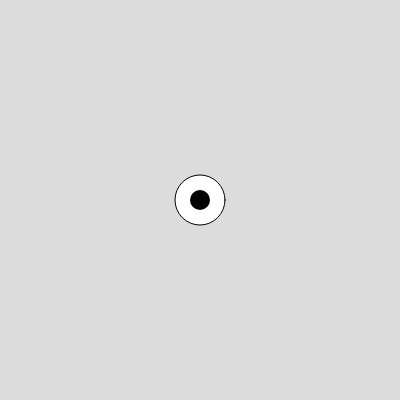
Frame 1 (no input)
Frame 60 (no input): identical to frame 1, image omitted
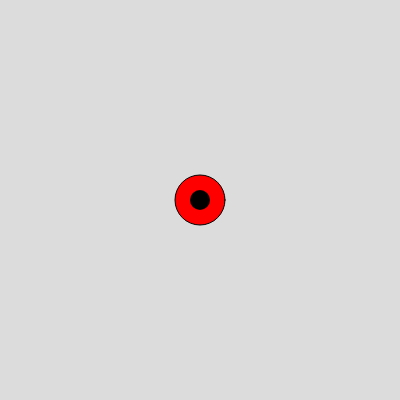
Frame 120 (the mouse pressed at the canvas centre since frame 60)

The p5.js sketch that drew these frames (run headless with seeded random() and noise() and a simulated clock; from frame 60 on, the mouse is pressed at the canvas centre):

// p5.js sketch
// ── sketch.js
//define variables
let player;
let gate1, gate2, gate3, gate4, gate5;

function setup() {
  createCanvas(400, 400);
  //initiate a new objects
  player = new Player();
}

//called 60 times a second
function draw() {
  updateObjects();
  drawFrame();
}

//calculate object psitions and states
function updateObjects() {
  player.updateMovement();
}

//draw a new frame when called
function drawFrame() {
  background(220);
  player.drawVectors();
  player.display();
}

//Player class setup
class Player {
  constructor() {
    this.x = 200;
    this.y = 200;
    this.xVel = 0;
    this.xAcc = 0;
    this.yVel = 0;
    this.yAcc = 0;
  }

  //update acceleration and velocity according to arrow keys
  updateMovement() {
    player.xAcc = 0;
    player.yAcc = 0
    if (keyIsDown(LEFT_ARROW)) {
      this.xAcc -= 0.1;
      this.xVel -= 0.1;
    }

    if (keyIsDown(RIGHT_ARROW)) {
      this.xAcc += 0.1;
      this.xVel += 0.1;
    }

    if (keyIsDown(UP_ARROW)) {
      this.yAcc -= 0.1;
      this.yVel -= 0.1;
    }

    if (keyIsDown(DOWN_ARROW)) {
      this.yAcc += 0.1;
      this.yVel += 0.1;
    }
    
    //wrap position
    if (this.x > 400 + 25) {
      this.x = -25
    } else if (this.x < -25) {
      this.x = 425;
    }
    if (this.y > 400 + 25) {
      this.y = -25
    } else if (this.y < -25) {
      this.y = 425
    }
    this.x = this.x + this.xVel;
    this.y = this.y + this.yVel;
  }

  //draw movement indicating lines  
  drawVectors() {
    strokeWeight(5);
    stroke(180, 100, 0);
    line(this.x, this.y, this.x + (this.xAcc * 600), this.y + (this.yAcc * 600));
    stroke(0, 100, 150);
    line(this.x, this.y, this.x + (this.xVel * 60), this.y + (this.yVel * 60));
  }
  
  //draw according to current position
  display() {
    stroke(0)
    //check if mouse is over eyeball
    if (dist(mouseX, mouseY, this.x, this.y) < 25) {
      fill(255,0,0)
    } else {
      fill(255);
    }
    strokeWeight(1);
    ellipse(this.x, this.y, 50);
    fill(0);
    strokeWeight(0);
    ellipse(this.x, this.y, 20);
  }
}

//Gate class setup
class Gate {
  constructor() {
    this.width =
      this.passed = false
  }
  
  //draw gates with position and states
  display() {

  }
}
